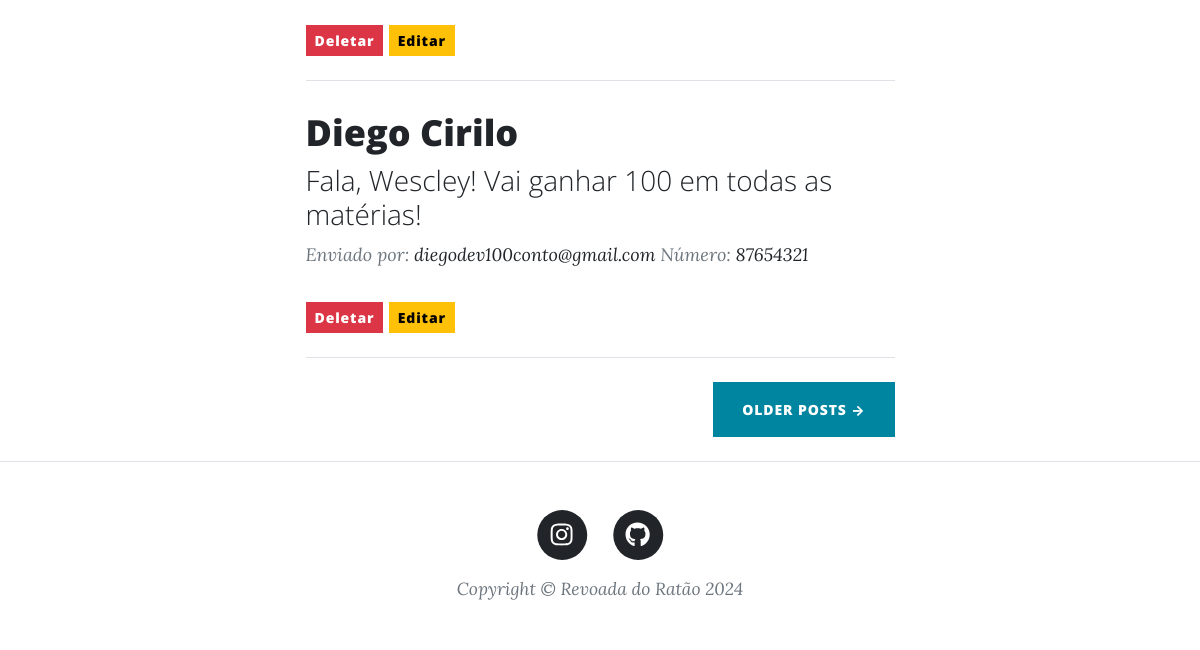
The app's page /mensagens/ (lower part), older data.
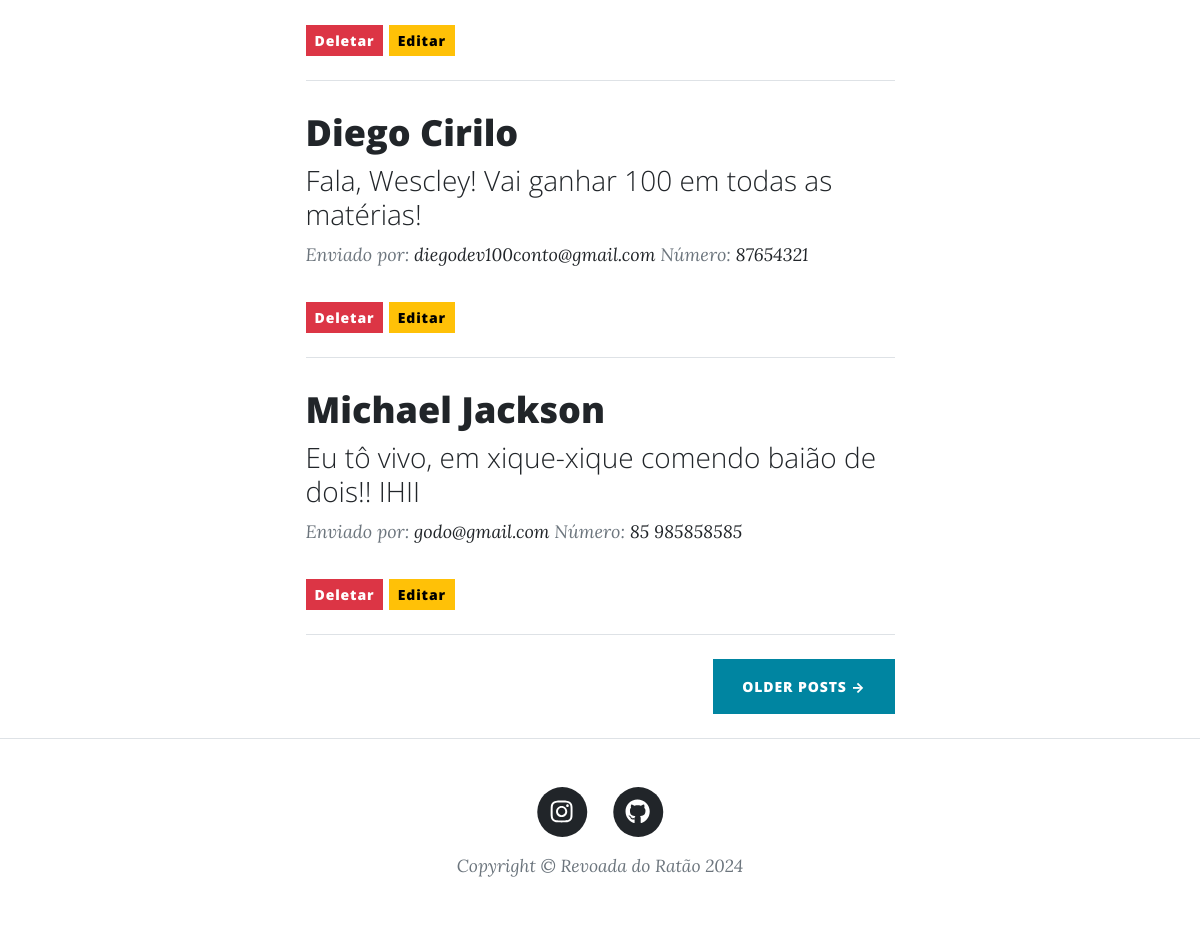
The same page, newer data.
### blog/models.py (models this page shows, shortened)
class Mensagem(models.Model):
    nome = models.CharField(max_length=100)
    email = models.EmailField(max_length=254)
    telefone = models.CharField(max_length=12)
    mensagem = models.TextField(max_length=1000)

### blog/views.py (the view)
# urls.py: path('mensagens/', views.mensagens, name='mensagens'),
def mensagens(request):
    context = {
        "mensagens" : Mensagem.objects.all(),
        "blog" : Blog.objects.first(),
    }
    return render(request, "mensagens.html", context)

### blog/templates/mensagens.html (shortened to what this page needs)
{% extends "base.html" %}
{% load static %}
{% block conteudo %}
<div class="container px-4 px-lg-5">
    <div class="row gx-4 gx-lg-5 justify-content-center">
                <div class="col-md-10 col-lg-8 col-xl-7">
                    {% for mensagem in mensagens %}
                    <div class="post-preview">
                        <a href="#">
                            <h2 class="post-title">{{mensagem.nome}}</h2>
                            <h3 class="post-subtitle">{{mensagem.mensagem}}</h3>
                        </a>
                        <p class="post-meta">
                            Enviado por:
                            <a href="#!">{{mensagem.email}}</a>
                            Número:
                            <a href="#!">{{mensagem.telefone}}</a>
                        </p>
                        <a href="{% url 'deletar_mensagem' mensagem.id %}">
                            <button type="button" class="btn btn-sm btn-danger">Deletar</button>
                        </a>
                        <a href="{% url 'editar_mensagem' mensagem.id %}">
                            <button type="button" class="btn btn-sm btn-warning">Editar</button>
                        </a>
                    </div>
                    <hr class="my-4" />
                    {% endfor %}
                    <div class="d-flex justify-content-end mb-4"><a class="btn btn-primary text-uppercase" href="#!">Older Posts →</a></div>
                </div>
            </div>
        </div>
{% endblock conteudo %}

Row changes from the older to the newer data that the page shows:
added Mensagem: nome "Michael Jackson", mensagem "Eu tô vivo, em xique-xique comendo baião de dois!! IHII", email "godo@gmail.com", telefone "85 985858585"
